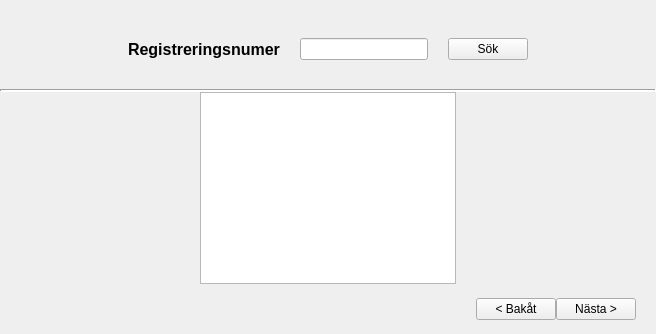
      <widget class="QWidget" name="tabVihicle">
       <attribute name="title">
        <string>Fordon</string>
       </attribute>
       <layout class="QGridLayout" name="gridLayout_5">
        <property name="margin">
         <number>0</number>
        </property>
        <property name="spacing">
         <number>0</number>
        </property>
        <item row="1" column="1">
         <widget class="QTableWidget" name="tableWidgetP5"/>
        </item>
        <item row="1" column="2">
         <spacer name="horizontalSpacer_21">
          <property name="orientation">
           <enum>Qt::Horizontal</enum>
          </property>
          <property name="sizeType">
           <enum>QSizePolicy::Fixed</enum>
          </property>
          <property name="sizeHint" stdset="0">
           <size>
            <width>200</width>
            <height>20</height>
           </size>
          </property>
         </spacer>
        </item>
        <item row="0" column="0" colspan="3">
         <layout class="QGridLayout" name="gridLayout_18">
          <property name="leftMargin">
           <number>0</number>
          </property>
          <property name="topMargin">
           <number>9</number>
          </property>
          <property name="rightMargin">
           <number>0</number>
          </property>
          <property name="bottomMargin">
           <number>0</number>
          </property>
          <item row="0" column="6">
           <spacer name="horizontalSpacer_32">
            <property name="orientation">
             <enum>Qt::Horizontal</enum>
            </property>
            <property name="sizeHint" stdset="0">
             <size>
              <width>40</width>
              <height>20</height>
             </size>
            </property>
           </spacer>
          </item>
          <item row="0" column="3">
           <widget class="QLineEdit" name="lineEditSearchP5search">
            <property name="maxLength">
             <number>6</number>
            </property>
           </widget>
          </item>
          <item row="0" column="2">
           <spacer name="horizontalSpacer_35">
            <property name="orientation">
             <enum>Qt::Horizontal</enum>
            </property>
            <property name="sizeType">
             <enum>QSizePolicy::Fixed</enum>
            </property>
            <property name="sizeHint" stdset="0">
             <size>
              <width>20</width>
              <height>20</height>
             </size>
            </property>
           </spacer>
          </item>
          <item row="0" column="5">
           <widget class="QPushButton" name="pushButtonSearchP5search">
            <property name="text">
             <string>Sök</string>
            </property>
           </widget>
          </item>
          <item row="0" column="0">
           <spacer name="horizontalSpacer_33">
            <property name="orientation">
             <enum>Qt::Horizontal</enum>
            </property>
            <property name="sizeHint" stdset="0">
             <size>
              <width>40</width>
              <height>20</height>
             </size>
            </property>
           </spacer>
          </item>
          <item row="0" column="4">
           <spacer name="horizontalSpacer_34">
            <property name="orientation">
             <enum>Qt::Horizontal</enum>
            </property>
            <property name="sizeType">
             <enum>QSizePolicy::Fixed</enum>
            </property>
            <property name="sizeHint" stdset="0">
             <size>
              <width>20</width>
              <height>0</height>
             </size>
            </property>
           </spacer>
          </item>
          <item row="0" column="1">
           <widget class="QLabel" name="labelRegnr">
            <property name="font">
             <font>
              <pointsize>12</pointsize>
              <weight>75</weight>
              <bold>true</bold>
             </font>
            </property>
            <property name="text">
             <string>Registreringsnumer</string>
            </property>
           </widget>
          </item>
          <item row="0" column="7">
           <spacer name="verticalSpacer_15">
            <property name="orientation">
             <enum>Qt::Vertical</enum>
            </property>
            <property name="sizeType">
             <enum>QSizePolicy::Fixed</enum>
            </property>
            <property name="sizeHint" stdset="0">
             <size>
              <width>0</width>
              <height>80</height>
             </size>
            </property>
           </spacer>
          </item>
          <item row="1" column="0" colspan="8">
           <widget class="Line" name="line_5">
            <property name="lineWidth">
             <number>2</number>
            </property>
            <property name="orientation">
             <enum>Qt::Horizontal</enum>
            </property>
           </widget>
          </item>
         </layout>
        </item>
        <item row="1" column="0">
         <spacer name="horizontalSpacer_20">
          <property name="orientation">
           <enum>Qt::Horizontal</enum>
          </property>
          <property name="sizeType">
           <enum>QSizePolicy::Fixed</enum>
          </property>
          <property name="sizeHint" stdset="0">
           <size>
            <width>200</width>
            <height>20</height>
           </size>
          </property>
         </spacer>
        </item>
        <item row="2" column="0" colspan="3">
         <layout class="QGridLayout" name="gridLayout_13">
          <item row="0" column="2">
           <widget class="QPushButton" name="pushButtonNext">
            <property name="text">
             <string>Nästa &gt;</string>
            </property>
           </widget>
          </item>
          <item row="0" column="0">
           <spacer name="horizontalSpacer_36">
            <property name="orientation">
             <enum>Qt::Horizontal</enum>
            </property>
            <property name="sizeHint" stdset="0">
             <size>
              <width>40</width>
              <height>20</height>
             </size>
            </property>
           </spacer>
          </item>
          <item row="0" column="3">
           <spacer name="verticalSpacer_16">
            <property name="orientation">
             <enum>Qt::Vertical</enum>
            </property>
            <property name="sizeType">
             <enum>QSizePolicy::Fixed</enum>
            </property>
            <property name="sizeHint" stdset="0">
             <size>
              <width>20</width>
              <height>50</height>
             </size>
            </property>
           </spacer>
          </item>
          <item row="0" column="1">
           <widget class="QPushButton" name="pushButtonBack">
            <property name="text">
             <string>&lt; Bakåt</string>
            </property>
           </widget>
          </item>
         </layout>
        </item>
       </layout>
      </widget>
